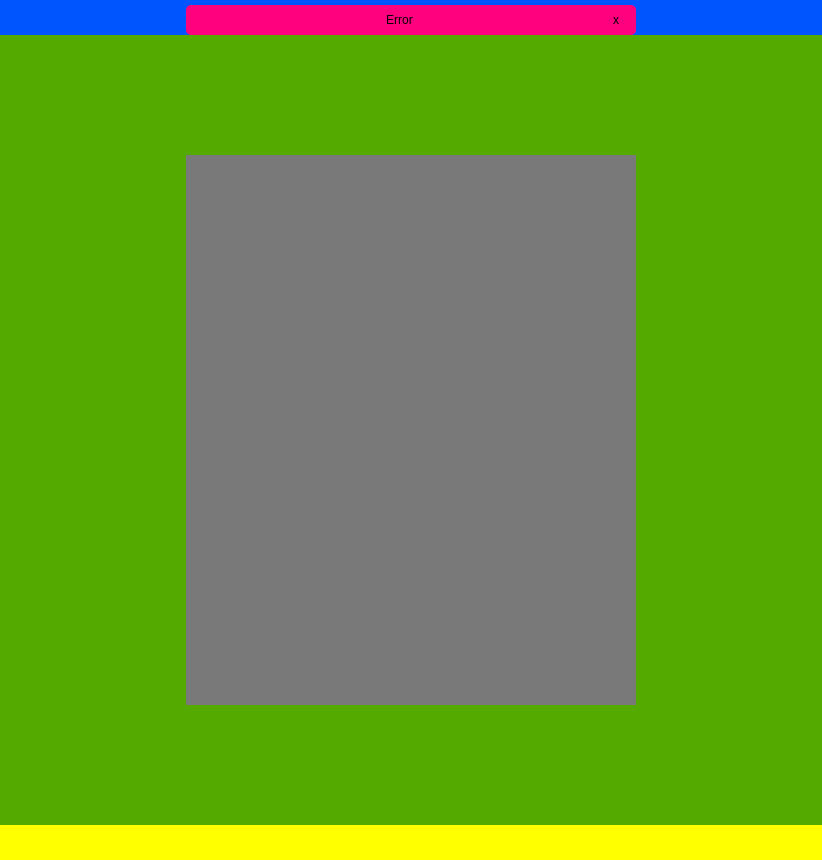
<?xml version="1.0" encoding="UTF-8"?>
<ui version="4.0">
 <class>MainWindow</class>
 <widget class="QMainWindow" name="MainWindow">
  <property name="geometry">
   <rect>
    <x>0</x>
    <y>0</y>
    <width>822</width>
    <height>860</height>
   </rect>
  </property>
  <property name="minimumSize">
   <size>
    <width>500</width>
    <height>700</height>
   </size>
  </property>
  <property name="windowTitle">
   <string>MainWindow</string>
  </property>
  <widget class="QWidget" name="centralwidget">
   <layout class="QVBoxLayout" name="verticalLayout">
    <property name="spacing">
     <number>0</number>
    </property>
    <property name="leftMargin">
     <number>0</number>
    </property>
    <property name="topMargin">
     <number>0</number>
    </property>
    <property name="rightMargin">
     <number>0</number>
    </property>
    <property name="bottomMargin">
     <number>0</number>
    </property>
    <item>
     <widget class="QFrame" name="top_bar">
      <property name="maximumSize">
       <size>
        <width>16777215</width>
        <height>35</height>
       </size>
      </property>
      <property name="styleSheet">
       <string notr="true">background-color: rgb(0, 85, 255);</string>
      </property>
      <property name="frameShape">
       <enum>QFrame::NoFrame</enum>
      </property>
      <property name="frameShadow">
       <enum>QFrame::Raised</enum>
      </property>
      <layout class="QHBoxLayout" name="horizontalLayout_2">
       <property name="spacing">
        <number>0</number>
       </property>
       <property name="leftMargin">
        <number>0</number>
       </property>
       <property name="topMargin">
        <number>5</number>
       </property>
       <property name="rightMargin">
        <number>0</number>
       </property>
       <property name="bottomMargin">
        <number>0</number>
       </property>
       <item>
        <widget class="QFrame" name="frame_error">
         <property name="maximumSize">
          <size>
           <width>450</width>
           <height>16777215</height>
          </size>
         </property>
         <property name="styleSheet">
          <string notr="true">background-color: rgb(255, 0, 127);
border-radius: 5px;</string>
         </property>
         <property name="frameShape">
          <enum>QFrame::StyledPanel</enum>
         </property>
         <property name="frameShadow">
          <enum>QFrame::Raised</enum>
         </property>
         <layout class="QHBoxLayout" name="horizontalLayout_3">
          <property name="spacing">
           <number>3</number>
          </property>
          <property name="leftMargin">
           <number>10</number>
          </property>
          <property name="topMargin">
           <number>3</number>
          </property>
          <property name="rightMargin">
           <number>10</number>
          </property>
          <property name="bottomMargin">
           <number>3</number>
          </property>
          <item>
           <widget class="QLabel" name="label_error">
            <property name="text">
             <string>Error</string>
            </property>
            <property name="alignment">
             <set>Qt::AlignCenter</set>
            </property>
           </widget>
          </item>
          <item>
           <widget class="QPushButton" name="pushButton">
            <property name="maximumSize">
             <size>
              <width>20</width>
              <height>20</height>
             </size>
            </property>
            <property name="styleSheet">
             <string notr="true">QPushButton {
	border-radius: 5px;
	
}
QPushButton:hover {
	
	background-color: rgb(50, 50, 50);
	color: rgb(200, 200, 200);
}
QPushButton:pressed {
	background-color: rgb(35, 35, 35);
	color: rgb(200, 200, 200);
}
</string>
            </property>
            <property name="text">
             <string>x</string>
            </property>
           </widget>
          </item>
         </layout>
        </widget>
       </item>
      </layout>
     </widget>
    </item>
    <item>
     <widget class="QFrame" name="content">
      <property name="styleSheet">
       <string notr="true">background-color: rgb(85, 170, 0);</string>
      </property>
      <property name="frameShape">
       <enum>QFrame::NoFrame</enum>
      </property>
      <property name="frameShadow">
       <enum>QFrame::Raised</enum>
      </property>
      <layout class="QHBoxLayout" name="horizontalLayout">
       <item>
        <widget class="QFrame" name="login_area">
         <property name="maximumSize">
          <size>
           <width>450</width>
           <height>550</height>
          </size>
         </property>
         <property name="styleSheet">
          <string notr="true">background-color: rgb(121, 121, 121);</string>
         </property>
         <property name="frameShape">
          <enum>QFrame::NoFrame</enum>
         </property>
         <property name="frameShadow">
          <enum>QFrame::Raised</enum>
         </property>
        </widget>
       </item>
      </layout>
     </widget>
    </item>
    <item>
     <widget class="QFrame" name="bottom">
      <property name="maximumSize">
       <size>
        <width>16777215</width>
        <height>35</height>
       </size>
      </property>
      <property name="styleSheet">
       <string notr="true">background-color: rgb(255, 255, 0);</string>
      </property>
      <property name="frameShape">
       <enum>QFrame::NoFrame</enum>
      </property>
      <property name="frameShadow">
       <enum>QFrame::Raised</enum>
      </property>
     </widget>
    </item>
   </layout>
  </widget>
  <widget class="QMenuBar" name="menubar">
   <property name="geometry">
    <rect>
     <x>0</x>
     <y>0</y>
     <width>822</width>
     <height>26</height>
    </rect>
   </property>
  </widget>
 </widget>
 <resources/>
 <connections/>
</ui>
